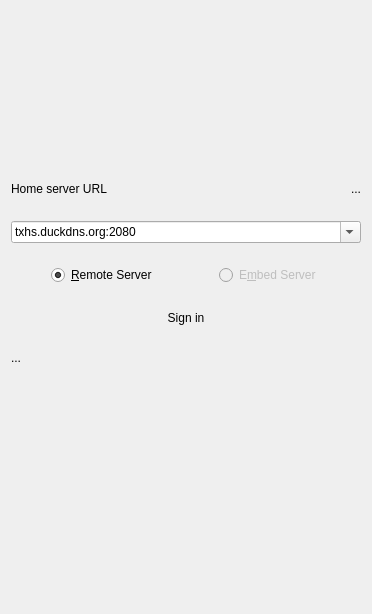
      <widget class="QWidget" name="page_8">
       <layout class="QVBoxLayout" name="verticalLayout_8">
        <property name="spacing">
         <number>22</number>
        </property>
        <item>
         <spacer name="verticalSpacer">
          <property name="orientation">
           <enum>Qt::Vertical</enum>
          </property>
          <property name="sizeHint" stdset="0">
           <size>
            <width>20</width>
            <height>168</height>
           </size>
          </property>
         </spacer>
        </item>
        <item>
         <layout class="QHBoxLayout" name="horizontalLayout_15">
          <item>
           <widget class="QLabel" name="label_22">
            <property name="text">
             <string>Home server URL</string>
            </property>
            <property name="textInteractionFlags">
             <set>Qt::LinksAccessibleByMouse|Qt::TextSelectableByMouse</set>
            </property>
           </widget>
          </item>
          <item>
           <spacer name="horizontalSpacer_3">
            <property name="orientation">
             <enum>Qt::Horizontal</enum>
            </property>
            <property name="sizeHint" stdset="0">
             <size>
              <width>40</width>
              <height>20</height>
             </size>
            </property>
           </spacer>
          </item>
          <item>
           <widget class="QLabel" name="label_23">
            <property name="text">
             <string>...</string>
            </property>
           </widget>
          </item>
         </layout>
        </item>
        <item>
         <widget class="QComboBox" name="comboBox_6">
          <property name="editable">
           <bool>true</bool>
          </property>
          <property name="currentIndex">
           <number>0</number>
          </property>
          <property name="frame">
           <bool>true</bool>
          </property>
          <property name="modelColumn">
           <number>0</number>
          </property>
          <item>
           <property name="text">
            <string>txhs.duckdns.org:2080</string>
           </property>
          </item>
         </widget>
        </item>
        <item>
         <layout class="QHBoxLayout" name="horizontalLayout_20">
          <item>
           <spacer name="horizontalSpacer_4">
            <property name="orientation">
             <enum>Qt::Horizontal</enum>
            </property>
            <property name="sizeHint" stdset="0">
             <size>
              <width>40</width>
              <height>20</height>
             </size>
            </property>
           </spacer>
          </item>
          <item>
           <widget class="QRadioButton" name="radioButton_3">
            <property name="toolTip">
             <string>For this one, need a seperate running server. Recommanded.</string>
            </property>
            <property name="text">
             <string>&amp;Remote Server</string>
            </property>
            <property name="checked">
             <bool>true</bool>
            </property>
           </widget>
          </item>
          <item>
           <spacer name="horizontalSpacer_6">
            <property name="orientation">
             <enum>Qt::Horizontal</enum>
            </property>
            <property name="sizeHint" stdset="0">
             <size>
              <width>40</width>
              <height>20</height>
             </size>
            </property>
           </spacer>
          </item>
          <item>
           <widget class="QRadioButton" name="radioButton_4">
            <property name="enabled">
             <bool>false</bool>
            </property>
            <property name="toolTip">
             <string>For this one, not need a seperate server, this program has embeded one, and auto start it. Preview purpose.</string>
            </property>
            <property name="text">
             <string>E&amp;mbed Server</string>
            </property>
           </widget>
          </item>
          <item>
           <spacer name="horizontalSpacer_5">
            <property name="orientation">
             <enum>Qt::Horizontal</enum>
            </property>
            <property name="sizeHint" stdset="0">
             <size>
              <width>40</width>
              <height>20</height>
             </size>
            </property>
           </spacer>
          </item>
         </layout>
        </item>
        <item>
         <widget class="QPushButton" name="pushButton_7">
          <property name="text">
           <string>Sign in</string>
          </property>
          <property name="flat">
           <bool>true</bool>
          </property>
         </widget>
        </item>
        <item>
         <widget class="QLabel" name="label_24">
          <property name="text">
           <string>...</string>
          </property>
          <property name="wordWrap">
           <bool>true</bool>
          </property>
          <property name="textInteractionFlags">
           <set>Qt::LinksAccessibleByMouse|Qt::TextSelectableByMouse</set>
          </property>
         </widget>
        </item>
        <item>
         <spacer name="verticalSpacer_2">
          <property name="orientation">
           <enum>Qt::Vertical</enum>
          </property>
          <property name="sizeHint" stdset="0">
           <size>
            <width>20</width>
            <height>238</height>
           </size>
          </property>
         </spacer>
        </item>
       </layout>
      </widget>
